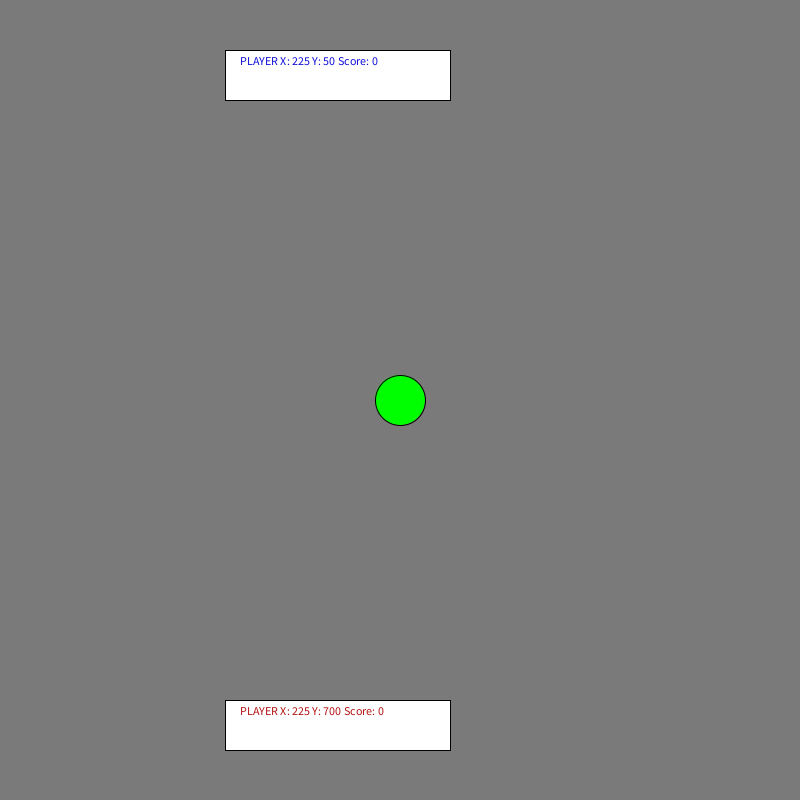
Frame 1 (no input)
Frame 60 (the mouse pressed at the canvas centre just before this capture): identical to frame 1, image omitted
Frame 120 (the mouse held since frame 60 and released just before this capture): identical to frame 1, image omitted

The Processing sketch that drew this single still picture (run headless with seeded random() and noise(); from frame 60 on, the mouse is pressed at the canvas centre):

// Processing sketch: BreakoutPrototype
// ── BreakoutPrototype.pde
//Game for summer class
//Game: Breakout
//Requirements for end product: colision, paddle, disappearing bricks. 

//Writing variables
//Player text colors. Please change! have fun! (RGB)
int[] P1C = {179, 18, 18};
int[] P2C = {16, 13, 214};
//Defines the items in this
ball ball;
paddle player;
paddle player2;
//Setup


void draw() {
  background(122);
  player.display();
  player2.display();
  ball.display();
}

void setup() {
  size(800, 800);
  background(0);
  rect(225, 0, 150, 50);
  player = new paddle(0, 225, 700, P1C);
  player2 = new paddle(0, 225, 50, P2C);
  ball = new ball(400,400,50);
}
//INPUT

void keyPressed() {
  // A new ball object is added to the ArrayList (by default to the end)
  if (keyCode == 39) {
    if (585 > player.x) {
        player.x += 30;
    }
  } else if (keyCode == 37) {
    if (player.x > 0) {
        player.x -= 30;
    }
  } else if (keyCode == 68) {
    if (585 > player2.x) {
      player2.x += 30;
    }
  } else if (keyCode == 65) {
    if (player2.x > 0) {
      player2.x -= 30;
    } 
  } else {
   
  }
  print(keyCode); 
}


//PLEASE WELCOME THE BALL  OoOoOOOOOOH!
class ball {
  int x;
  int y;
  int Ychange;
  int Xchange;
  int s;
  
  ball(int tempX, int tempY, int size) {
    x = tempX;
    y = tempY;
    s = size;
  }
  //Colision with walls: 
  
  void display() {
    fill(0, 255, 0);
    circle(x, y, s);
    fill(255);
  }
}

// ── Object_definitions.pde
//player controlled paddle. 

class paddle {
  //declares local coordinates (directions are useless)
  int score;
  int x;
  int y;  
  int Rcolor;
  int Gcolor;
  int Bcolor;
  paddle(int tempS, int tempX, int tempY, int[] tempC) {
    score = tempS;
    x = tempX;
    y = tempY;
    Rcolor = tempC[0];
    Gcolor = tempC[1];
    Bcolor = tempC[2];
  }
  
  void display() {
    // Display the Rectangle
    fill(255);
    rect(x,y,225,50);
    fill(Rcolor, Gcolor, Bcolor);
    text("PLAYER X: " + x + " Y: " + y + " Score: " + score, x+15, y+15);
    fill(255);
  }
}

// ── Paddle_Definition.pde
//THis will hopefully make a moving paddle
class Ball {
  
  float x;
  float y;
  float speed;
  float gravity;
  float w;
  float life = 255;
  
  Ball(float tempX, float tempY, float tempW) {
    x = tempX;
    y = tempY;
    w = tempW;
    speed = 0;
    gravity = 0.1;
  }
  
    void move() {
    // Add gravity to speed
    speed = speed + gravity;
    // Add speed to y location
    y = y + speed;
    // If square reaches the bottom
    // Reverse speed
    if (y > height) {
      // Dampening
      speed = speed * -0.8;
      y = height;
    }
  }
  
  boolean finished() {
    // Balls fade out
    life--;
    if (life < 0) {
      return true;
    } else {
      return false;
    }
  }
  
  void display() {
    // Display the circle
    fill(0,life);
    //stroke(0,life);
    ellipse(x,y,w,w);
  }
}  
